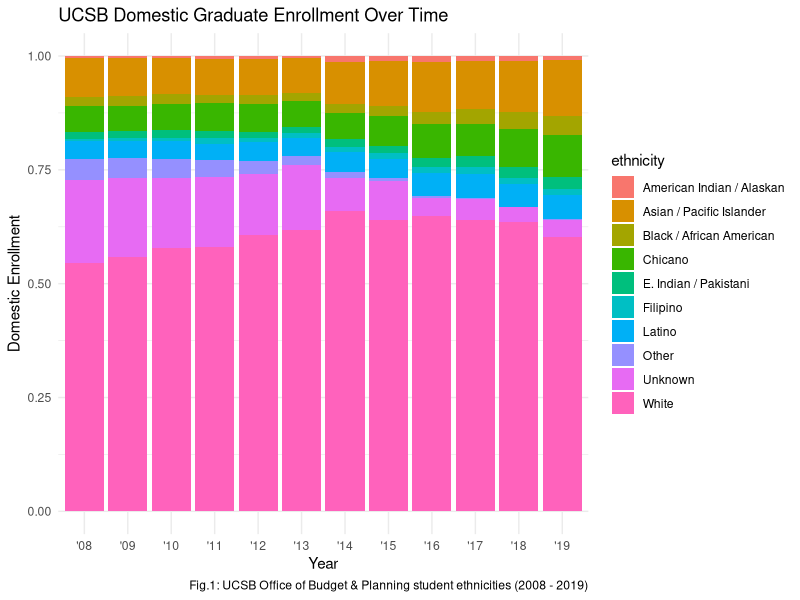

R code for this plot:
## ---- chunk 1
knitr::opts_chunk$set(echo = FALSE, warning = FALSE, message = FALSE) # remove warnings
library(tidyverse) # attach packages
library(here)
## ---- chunk 2
ucsb_grad <- read_csv(here("data", "ucsb_grad_data.csv")) # read in data
## ---- chunk 3
ggplot(data = ucsb_grad, aes(x = year_abbr, y = domestic_enrollment)) +
  geom_col(aes(fill = ethnicity), position = "fill") + # updated column from absolute counts to proportions
  theme_minimal() +
  labs(x = "Year", # update x-axis label
       y = "Domestic Enrollment", # update y-axis label
       title = "UCSB Domestic Graduate Enrollment Over Time", # add title
       caption = "Fig.1: UCSB Office of Budget & Planning student ethnicities (2008 - 2019)") # add caption with data citation 
